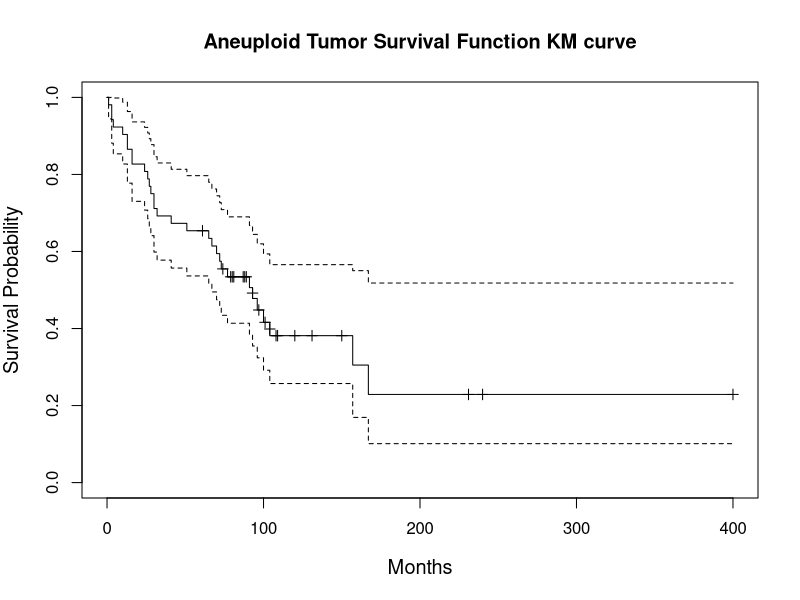
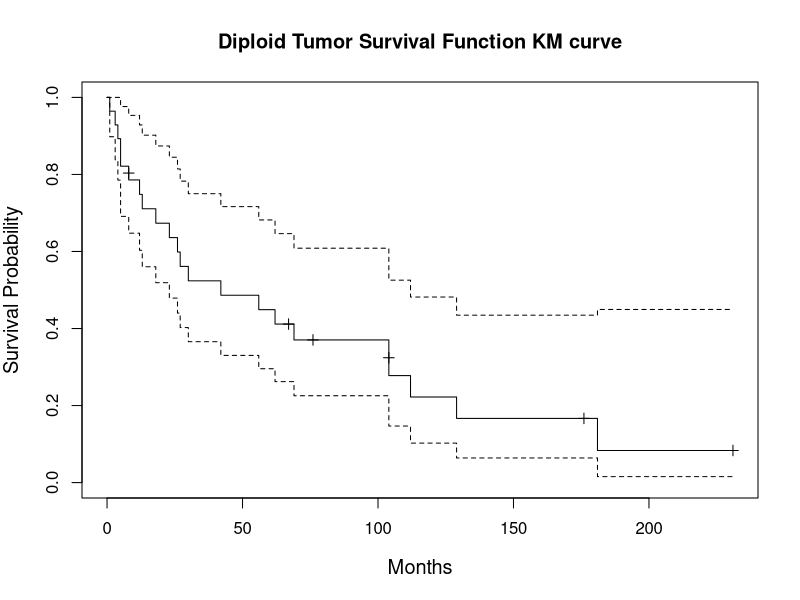

Source code (R) for these figures, in order:
## ---- chunk 1
library(survival)
## ---- chunk 2
data("tongue", package = "KMsurv")
# type 1 = Aneuploid Tumor, type 2 = Diploid Tumor
## ---- chunk 3
Surv(tongue$time, tongue$delta, type='right') # 0: censored, 1: observed death
## ---- chunk 4
km_an = survfit(Surv(time, delta) ~ 1, data = subset(tongue, type == 1), conf.type='log')
plot(km_an, mark.time = TRUE,
     xlab = "Months", ylab = "Survival Probability", main = "Aneuploid Tumor Survival Function KM curve", 
     cex.lab = 1.2, cex.main = 1.2)

km_di = survfit(Surv(time, delta) ~ 1, data = subset(tongue, type == 2), conf.type='log')
plot(km_di, mark.time = TRUE,
     xlab = "Months", ylab = "Survival Probability", main = "Diploid Tumor Survival Function KM curve", 
     cex.lab = 1.2, cex.main = 1.2)
## ---- chunk 5
summary(km_an, time = 52) 
# time = 52 (52 weeks in a year); n.event: the cumulative number of deaths at the time point
summary(km_di, time = 52) 
